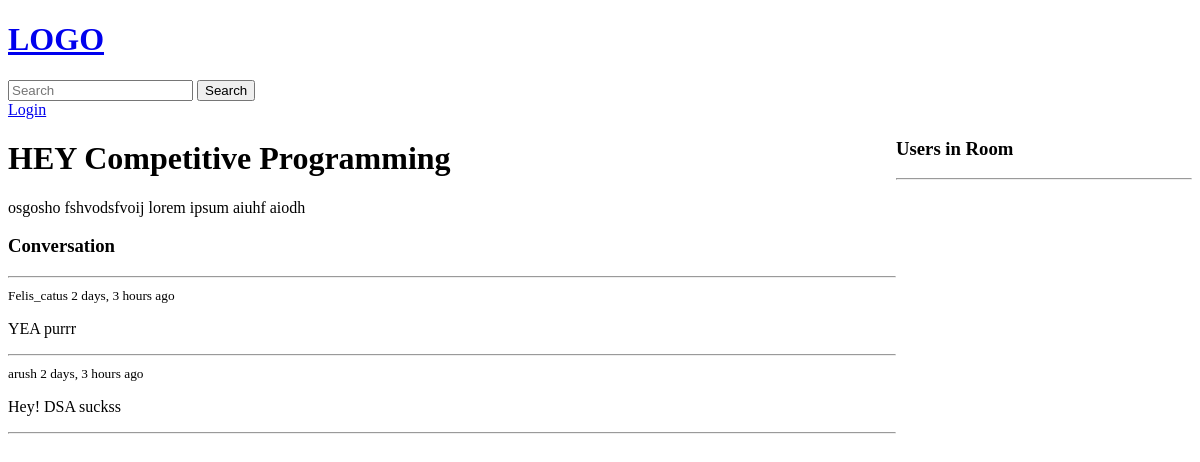
The app's page /room/1/, older data.
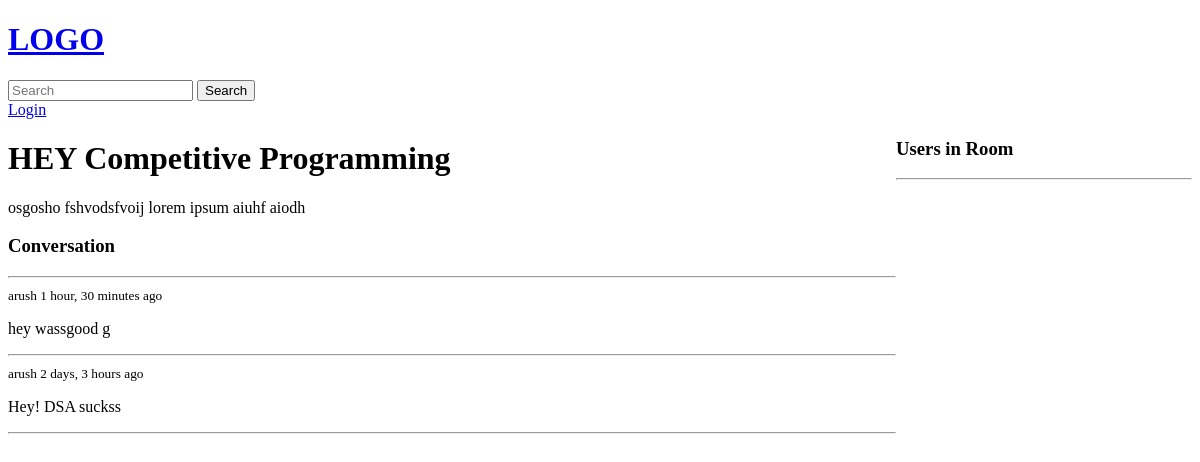
The same page, newer data.
### base/models.py (models this page shows, shortened)
class Message(models.Model):
    user = models.ForeignKey(User, on_delete=models.CASCADE)
    room = models.ForeignKey(Room, on_delete=models.CASCADE)
    body = models.TextField()
    updated = models.DateTimeField(auto_now =True)
    created = models.DateTimeField(auto_now_add=True)

### base/views.py (the view, shortened to what this page needs)
# urls.py: path('room/<str:pk>/', views.room, name = 'room'),
def room(request, pk):
    room = Room.objects.get(id=pk)
    room_messages = room.message_set.all().order_by('-created')
    participants = room.participants.all()
    context = {'room': room, 'room_messages': room_messages, 'particiapnts': participants}
    return render(request, 'base/room.html', context)

### base/templates/base/room.html (shortened to what this page needs)
{% extends 'main.html'%} {% block content %}
<div class="room-container">
  <div>
    <h1>HEY {{room.name}}</h1>
    <p>{{room.description}}</p>
    <div class="comment-wrapper">
      <h3>Conversation</h3>
      <hr />
      {% for message in room_messages %}
      <div>
        <small>{{ message.user}} {{message.created|timesince}} ago </small>
        <p>{{message.body}}</p>
        <hr />
      </div>
      {% endfor %}
    </div>
  </div>
  <div>
    <h3>Users in Room</h3>
    <hr />
  </div>
  {% endblock content %}

Row changes from the older to the newer data that the page shows:
removed Message: user "Felis_catus", created "2 days, 3 hours", body "YEA purrr"
added Message: user "arush", created "1 hour, 30 minutes", body "hey wassgood g"
